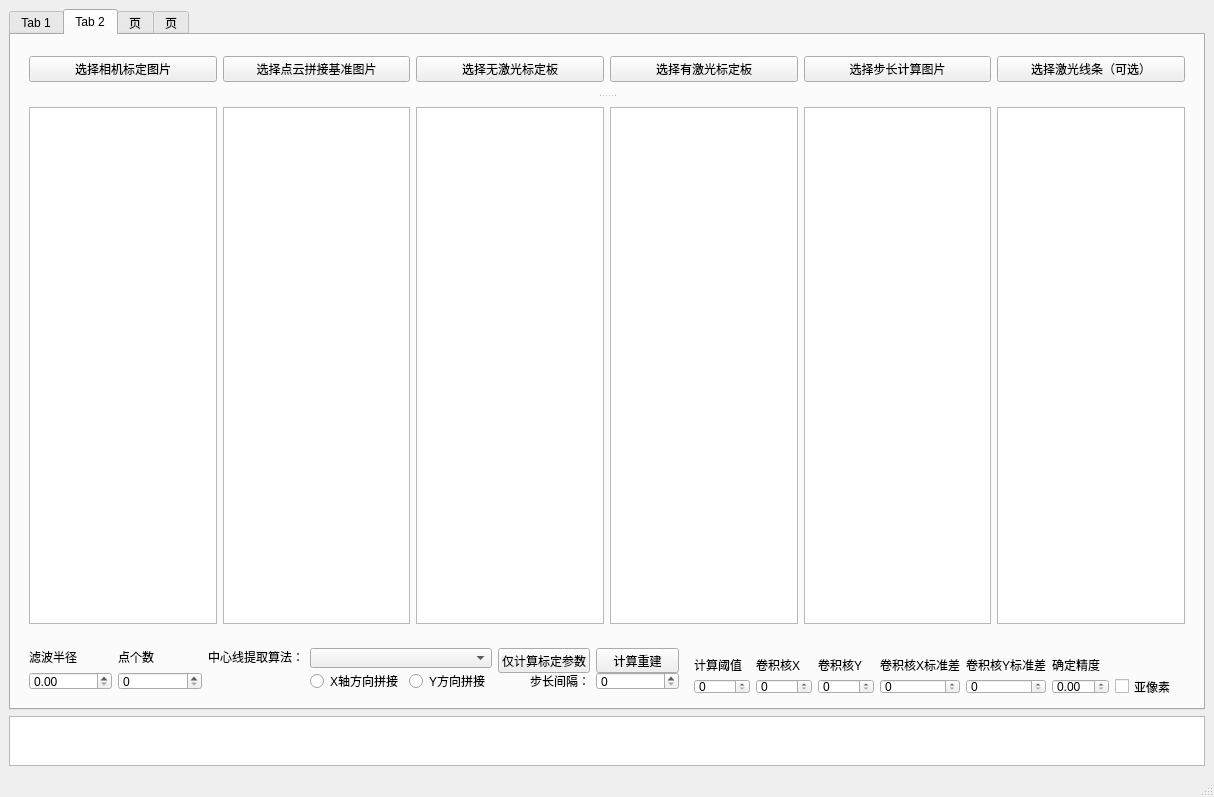
<?xml version="1.0" encoding="UTF-8"?>
<ui version="4.0">
 <class>MainWindow</class>
 <widget class="QMainWindow" name="MainWindow">
  <property name="geometry">
   <rect>
    <x>0</x>
    <y>0</y>
    <width>1214</width>
    <height>797</height>
   </rect>
  </property>
  <property name="windowTitle">
   <string>MainWindow</string>
  </property>
  <widget class="QWidget" name="centralwidget">
   <layout class="QVBoxLayout" name="verticalLayout_4">
    <item>
     <widget class="QTabWidget" name="tabWidget">
      <property name="currentIndex">
       <number>1</number>
      </property>
      <widget class="QWidget" name="tab">
       <attribute name="title">
        <string>Tab 1</string>
       </attribute>
       <layout class="QHBoxLayout" name="horizontalLayout_3">
        <item>
         <widget class="QGroupBox" name="groupBox_12">
          <property name="styleSheet">
           <string notr="true"/>
          </property>
          <property name="title">
           <string/>
          </property>
          <layout class="QVBoxLayout" name="verticalLayout_3">
           <item>
            <widget class="QGroupBox" name="groupBox_10">
             <property name="minimumSize">
              <size>
               <width>640</width>
               <height>360</height>
              </size>
             </property>
             <property name="maximumSize">
              <size>
               <width>1920</width>
               <height>1080</height>
              </size>
             </property>
             <property name="title">
              <string>相机显示</string>
             </property>
             <layout class="QGridLayout" name="gridLayout_7">
              <item row="0" column="0">
               <widget class="QWidget" name="widget" native="true"/>
              </item>
             </layout>
            </widget>
           </item>
           <item>
            <widget class="QGroupBox" name="groupBox_13">
             <property name="maximumSize">
              <size>
               <width>16777215</width>
               <height>32</height>
              </size>
             </property>
             <property name="styleSheet">
              <string notr="true">QGroupBox{border:none}</string>
             </property>
             <property name="title">
              <string/>
             </property>
             <widget class="QLabel" name="label_2">
              <property name="geometry">
               <rect>
                <x>0</x>
                <y>0</y>
                <width>281</width>
                <height>20</height>
               </rect>
              </property>
              <property name="text">
               <string>帧率显示</string>
              </property>
             </widget>
            </widget>
           </item>
           <item>
            <widget class="QGroupBox" name="groupBox_9">
             <property name="maximumSize">
              <size>
               <width>16777215</width>
               <height>120</height>
              </size>
             </property>
             <property name="title">
              <string>焊接控制</string>
             </property>
            </widget>
           </item>
          </layout>
         </widget>
        </item>
        <item>
         <widget class="QGroupBox" name="groupBox_11">
          <property name="maximumSize">
           <size>
            <width>400</width>
            <height>16777215</height>
           </size>
          </property>
          <property name="title">
           <string/>
          </property>
          <layout class="QVBoxLayout" name="verticalLayout">
           <item>
            <widget class="QGroupBox" name="groupBox_6">
             <property name="maximumSize">
              <size>
               <width>16777215</width>
               <height>90</height>
              </size>
             </property>
             <property name="title">
              <string>相机选择</string>
             </property>
             <layout class="QGridLayout" name="gridLayout_4">
              <item row="3" column="0">
               <widget class="QLabel" name="label_11">
                <property name="text">
                 <string>基本信息</string>
                </property>
               </widget>
              </item>
              <item row="3" column="1">
               <widget class="QPushButton" name="pushButton_flashcamera">
                <property name="text">
                 <string>刷新相机</string>
                </property>
               </widget>
              </item>
              <item row="0" column="0" colspan="2">
               <widget class="QComboBox" name="comboBox_camera_select"/>
              </item>
             </layout>
            </widget>
           </item>
           <item>
            <widget class="QGroupBox" name="groupBox_14">
             <property name="title">
              <string>导轨控制</string>
             </property>
            </widget>
           </item>
           <item>
            <widget class="QGroupBox" name="groupBox_7">
             <property name="maximumSize">
              <size>
               <width>16777215</width>
               <height>90</height>
              </size>
             </property>
             <property name="title">
              <string>触发控制</string>
             </property>
             <layout class="QGridLayout" name="gridLayout_8">
              <item row="0" column="0">
               <widget class="QPushButton" name="pushButton_camerastart">
                <property name="text">
                 <string>Start</string>
                </property>
               </widget>
              </item>
              <item row="0" column="1">
               <widget class="QPushButton" name="pushButton_camerapause">
                <property name="text">
                 <string>Pause</string>
                </property>
               </widget>
              </item>
              <item row="1" column="0">
               <widget class="QPushButton" name="pushButton_camerastop">
                <property name="text">
                 <string>Stop</string>
                </property>
               </widget>
              </item>
              <item row="1" column="1">
               <widget class="QPushButton" name="pushButton_cameracontinue">
                <property name="text">
                 <string>Continue</string>
                </property>
               </widget>
              </item>
             </layout>
            </widget>
           </item>
           <item>
            <widget class="QGroupBox" name="groupBox_8">
             <property name="title">
              <string>预处理</string>
             </property>
            </widget>
           </item>
          </layout>
         </widget>
        </item>
       </layout>
      </widget>
      <widget class="QWidget" name="tab_2">
       <attribute name="title">
        <string>Tab 2</string>
       </attribute>
       <layout class="QGridLayout" name="gridLayout_3">
        <item row="0" column="0">
         <widget class="QSplitter" name="splitter">
          <property name="orientation">
           <enum>Qt::Vertical</enum>
          </property>
          <widget class="QGroupBox" name="groupBox_2">
           <property name="minimumSize">
            <size>
             <width>0</width>
             <height>50</height>
            </size>
           </property>
           <property name="maximumSize">
            <size>
             <width>16777215</width>
             <height>50</height>
            </size>
           </property>
           <property name="styleSheet">
            <string notr="true">QGroupBox{border:none}</string>
           </property>
           <property name="title">
            <string/>
           </property>
           <layout class="QGridLayout" name="gridLayout_5">
            <item row="0" column="5">
             <widget class="QPushButton" name="BN_Select_LaserLine">
              <property name="text">
               <string>选择激光线条（可选）</string>
              </property>
             </widget>
            </item>
            <item row="0" column="2">
             <widget class="QPushButton" name="BN_Select_Board_noLaser">
              <property name="text">
               <string>选择无激光标定板</string>
              </property>
             </widget>
            </item>
            <item row="0" column="3">
             <widget class="QPushButton" name="BN_Select_Board_Laser">
              <property name="text">
               <string>选择有激光标定板</string>
              </property>
             </widget>
            </item>
            <item row="0" column="0">
             <widget class="QPushButton" name="BN_Select_Clib_Picture">
              <property name="text">
               <string>选择相机标定图片</string>
              </property>
             </widget>
            </item>
            <item row="0" column="4">
             <widget class="QPushButton" name="BN_Select_Step_Pic">
              <property name="text">
               <string>选择步长计算图片</string>
              </property>
             </widget>
            </item>
            <item row="0" column="1">
             <widget class="QPushButton" name="BN_Select_Base_Picture">
              <property name="text">
               <string>选择点云拼接基准图片</string>
              </property>
             </widget>
            </item>
           </layout>
          </widget>
          <widget class="QGroupBox" name="groupBox">
           <property name="maximumSize">
            <size>
             <width>16777215</width>
             <height>16777215</height>
            </size>
           </property>
           <property name="styleSheet">
            <string notr="true">QGroupBox{border:none}</string>
           </property>
           <property name="title">
            <string/>
           </property>
           <layout class="QHBoxLayout" name="horizontalLayout">
            <item>
             <widget class="QListWidget" name="listWidget_CalibPic">
              <property name="contextMenuPolicy">
               <enum>Qt::CustomContextMenu</enum>
              </property>
             </widget>
            </item>
            <item>
             <widget class="QListWidget" name="listWidget_BasePic"/>
            </item>
            <item>
             <widget class="QListWidget" name="listWidget_Board_noLaser"/>
            </item>
            <item>
             <widget class="QListWidget" name="listWidget_Board_Laser"/>
            </item>
            <item>
             <widget class="QListWidget" name="listWidget_Step_Pic"/>
            </item>
            <item>
             <widget class="QListWidget" name="listWidget_LaserLine"/>
            </item>
           </layout>
          </widget>
         </widget>
        </item>
        <item row="1" column="0">
         <widget class="QGroupBox" name="groupBox_3">
          <property name="minimumSize">
           <size>
            <width>0</width>
            <height>60</height>
           </size>
          </property>
          <property name="maximumSize">
           <size>
            <width>16777215</width>
            <height>60</height>
           </size>
          </property>
          <property name="styleSheet">
           <string notr="true">QGroupBox{border:none}</string>
          </property>
          <property name="title">
           <string/>
          </property>
          <layout class="QGridLayout" name="gridLayout_2">
           <item row="0" column="3" colspan="2">
            <widget class="QComboBox" name="comboBox_Methods">
             <property name="minimumSize">
              <size>
               <width>0</width>
               <height>20</height>
              </size>
             </property>
            </widget>
           </item>
           <item row="0" column="7">
            <widget class="QPushButton" name="pushButton">
             <property name="minimumSize">
              <size>
               <width>0</width>
               <height>25</height>
              </size>
             </property>
             <property name="text">
              <string>计算重建</string>
             </property>
            </widget>
           </item>
           <item row="0" column="0">
            <widget class="QLabel" name="label_12">
             <property name="text">
              <string>滤波半径</string>
             </property>
            </widget>
           </item>
           <item row="0" column="9" rowspan="2">
            <widget class="QGroupBox" name="groupBox_5">
             <property name="minimumSize">
              <size>
               <width>500</width>
               <height>55</height>
              </size>
             </property>
             <property name="title">
              <string/>
             </property>
             <layout class="QGridLayout" name="gridLayout">
              <item row="0" column="9">
               <widget class="QLabel" name="label_8">
                <property name="text">
                 <string>卷积核Y标准差</string>
                </property>
               </widget>
              </item>
              <item row="1" column="4">
               <widget class="QSpinBox" name="spinBox_3"/>
              </item>
              <item row="1" column="1">
               <widget class="QSpinBox" name="spinBox"/>
              </item>
              <item row="1" column="9">
               <widget class="QSpinBox" name="spinBox_5"/>
              </item>
              <item row="0" column="5">
               <widget class="QLabel" name="label_7">
                <property name="text">
                 <string>卷积核X标准差</string>
                </property>
               </widget>
              </item>
              <item row="1" column="2">
               <widget class="QSpinBox" name="spinBox_2"/>
              </item>
              <item row="1" column="10">
               <widget class="QDoubleSpinBox" name="doubleSpinBox"/>
              </item>
              <item row="0" column="1">
               <widget class="QLabel" name="label_3">
                <property name="text">
                 <string>计算阈值</string>
                </property>
               </widget>
              </item>
              <item row="0" column="2">
               <widget class="QLabel" name="label_4">
                <property name="text">
                 <string>卷积核X</string>
                </property>
               </widget>
              </item>
              <item row="0" column="4">
               <widget class="QLabel" name="label_5">
                <property name="text">
                 <string>卷积核Y</string>
                </property>
               </widget>
              </item>
              <item row="1" column="5">
               <widget class="QSpinBox" name="spinBox_4"/>
              </item>
              <item row="0" column="10">
               <widget class="QLabel" name="label_6">
                <property name="text">
                 <string>确定精度</string>
                </property>
               </widget>
              </item>
              <item row="1" column="11">
               <widget class="QCheckBox" name="checkBox_3">
                <property name="text">
                 <string>亚像素</string>
                </property>
               </widget>
              </item>
             </layout>
            </widget>
           </item>
           <item row="1" column="7">
            <widget class="QSpinBox" name="spinBox_6"/>
           </item>
           <item row="1" column="3">
            <widget class="QRadioButton" name="radioButton_X_add">
             <property name="text">
              <string>X轴方向拼接</string>
             </property>
            </widget>
           </item>
           <item row="0" column="2">
            <widget class="QLabel" name="label">
             <property name="text">
              <string>中心线提取算法：</string>
             </property>
            </widget>
           </item>
           <item row="1" column="4">
            <widget class="QRadioButton" name="radioButton_Y_add">
             <property name="text">
              <string>Y方向拼接</string>
             </property>
            </widget>
           </item>
           <item row="0" column="6">
            <widget class="QPushButton" name="pushButton_Caculate">
             <property name="minimumSize">
              <size>
               <width>0</width>
               <height>25</height>
              </size>
             </property>
             <property name="text">
              <string>仅计算标定参数</string>
             </property>
            </widget>
           </item>
           <item row="1" column="6">
            <widget class="QLabel" name="label_10">
             <property name="text">
              <string>步长间隔：</string>
             </property>
             <property name="alignment">
              <set>Qt::AlignRight|Qt::AlignTrailing|Qt::AlignVCenter</set>
             </property>
            </widget>
           </item>
           <item row="0" column="1">
            <widget class="QLabel" name="label_13">
             <property name="text">
              <string>点个数</string>
             </property>
            </widget>
           </item>
           <item row="1" column="1">
            <widget class="QSpinBox" name="spinBox_8"/>
           </item>
           <item row="1" column="0">
            <widget class="QDoubleSpinBox" name="doubleSpinBox_2"/>
           </item>
          </layout>
         </widget>
        </item>
       </layout>
      </widget>
      <widget class="QWidget" name="tab_3">
       <attribute name="title">
        <string>页</string>
       </attribute>
       <layout class="QVBoxLayout" name="verticalLayout_2">
        <item>
         <widget class="QVTKWidget" name="qvtkWidget" native="true"/>
        </item>
        <item>
         <widget class="QGroupBox" name="groupBox_4">
          <property name="maximumSize">
           <size>
            <width>16777215</width>
            <height>67</height>
           </size>
          </property>
          <property name="title">
           <string>CloudSetting</string>
          </property>
          <layout class="QGridLayout" name="gridLayout_6">
           <item row="1" column="2">
            <widget class="QSpinBox" name="spinBox_green"/>
           </item>
           <item row="0" column="6">
            <widget class="QLabel" name="Lable_Size">
             <property name="text">
              <string>Size:</string>
             </property>
            </widget>
           </item>
           <item row="1" column="4">
            <widget class="QSpinBox" name="spinBox_blue"/>
           </item>
           <item row="0" column="4">
            <widget class="QLabel" name="Lable_Blue">
             <property name="text">
              <string>Blue:</string>
             </property>
            </widget>
           </item>
           <item row="0" column="0">
            <widget class="QLabel" name="Lable_Red">
             <property name="text">
              <string>Red:</string>
             </property>
            </widget>
           </item>
           <item row="0" column="1" rowspan="2">
            <widget class="QSlider" name="horizontalSlider_Red">
             <property name="orientation">
              <enum>Qt::Horizontal</enum>
             </property>
            </widget>
           </item>
           <item row="0" column="8" rowspan="2">
            <widget class="QPushButton" name="pushButton_2">
             <property name="text">
              <string>恢复初试视角</string>
             </property>
            </widget>
           </item>
           <item row="0" column="3" rowspan="2">
            <widget class="QSlider" name="horizontalSlider_Green">
             <property name="orientation">
              <enum>Qt::Horizontal</enum>
             </property>
            </widget>
           </item>
           <item row="0" column="2">
            <widget class="QLabel" name="Lable_Green">
             <property name="text">
              <string>Green:</string>
             </property>
            </widget>
           </item>
           <item row="1" column="6">
            <widget class="QSpinBox" name="spinBox_size"/>
           </item>
           <item row="0" column="7" rowspan="2">
            <widget class="QSlider" name="horizontalSlider_Size">
             <property name="orientation">
              <enum>Qt::Horizontal</enum>
             </property>
            </widget>
           </item>
           <item row="0" column="5" rowspan="2">
            <widget class="QSlider" name="horizontalSlider_Blue">
             <property name="orientation">
              <enum>Qt::Horizontal</enum>
             </property>
            </widget>
           </item>
           <item row="1" column="0">
            <widget class="QSpinBox" name="spinBox_red"/>
           </item>
           <item row="0" column="9" rowspan="2">
            <widget class="QPushButton" name="pushButton_cloud_clear">
             <property name="text">
              <string>清空点云数据</string>
             </property>
            </widget>
           </item>
          </layout>
         </widget>
        </item>
       </layout>
      </widget>
      <widget class="QWidget" name="tab_4">
       <attribute name="title">
        <string>页</string>
       </attribute>
       <widget class="QTextBrowser" name="textBrowser_2">
        <property name="geometry">
         <rect>
          <x>30</x>
          <y>130</y>
          <width>361</width>
          <height>321</height>
         </rect>
        </property>
       </widget>
       <widget class="QLabel" name="label_9">
        <property name="geometry">
         <rect>
          <x>30</x>
          <y>110</y>
          <width>81</width>
          <height>16</height>
         </rect>
        </property>
        <property name="text">
         <string>相机标定误差</string>
        </property>
       </widget>
       <widget class="QPushButton" name="pushButton_clearClib">
        <property name="geometry">
         <rect>
          <x>160</x>
          <y>60</y>
          <width>81</width>
          <height>23</height>
         </rect>
        </property>
        <property name="autoFillBackground">
         <bool>false</bool>
        </property>
        <property name="text">
         <string>清除标定信息</string>
        </property>
       </widget>
       <widget class="QPushButton" name="pushButton_save">
        <property name="geometry">
         <rect>
          <x>160</x>
          <y>30</y>
          <width>75</width>
          <height>20</height>
         </rect>
        </property>
        <property name="text">
         <string>保存标定</string>
        </property>
       </widget>
       <widget class="QPushButton" name="pushButton_load">
        <property name="geometry">
         <rect>
          <x>260</x>
          <y>30</y>
          <width>75</width>
          <height>20</height>
         </rect>
        </property>
        <property name="text">
         <string>加载标定</string>
        </property>
       </widget>
       <widget class="QLabel" name="label_isCamera">
        <property name="geometry">
         <rect>
          <x>10</x>
          <y>30</y>
          <width>61</width>
          <height>16</height>
         </rect>
        </property>
        <property name="text">
         <string>相机连接：</string>
        </property>
       </widget>
       <widget class="QLabel" name="label_isCalibed">
        <property name="geometry">
         <rect>
          <x>30</x>
          <y>60</y>
          <width>31</width>
          <height>16</height>
         </rect>
        </property>
        <property name="text">
         <string>标定：</string>
        </property>
       </widget>
       <widget class="QLabel" name="label_flagCalibed">
        <property name="geometry">
         <rect>
          <x>80</x>
          <y>60</y>
          <width>54</width>
          <height>16</height>
         </rect>
        </property>
        <property name="text">
         <string>No</string>
        </property>
       </widget>
       <widget class="QLabel" name="label_flagCamera">
        <property name="geometry">
         <rect>
          <x>80</x>
          <y>30</y>
          <width>54</width>
          <height>16</height>
         </rect>
        </property>
        <property name="text">
         <string>No</string>
        </property>
       </widget>
      </widget>
     </widget>
    </item>
    <item>
     <widget class="QTextBrowser" name="textBrowser">
      <property name="maximumSize">
       <size>
        <width>16777215</width>
        <height>50</height>
       </size>
      </property>
     </widget>
    </item>
   </layout>
  </widget>
  <widget class="QMenuBar" name="menubar">
   <property name="geometry">
    <rect>
     <x>0</x>
     <y>0</y>
     <width>1214</width>
     <height>23</height>
    </rect>
   </property>
  </widget>
  <widget class="QStatusBar" name="statusbar"/>
 </widget>
 <customwidgets>
  <customwidget>
   <class>QVTKWidget</class>
   <extends>QWidget</extends>
   <header>QVTKWidget.h</header>
  </customwidget>
 </customwidgets>
 <resources/>
 <connections/>
</ui>
